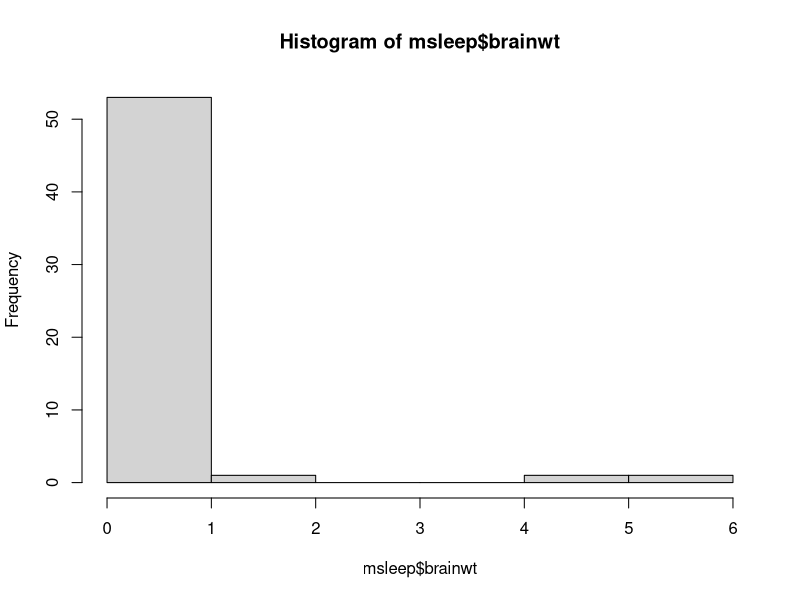
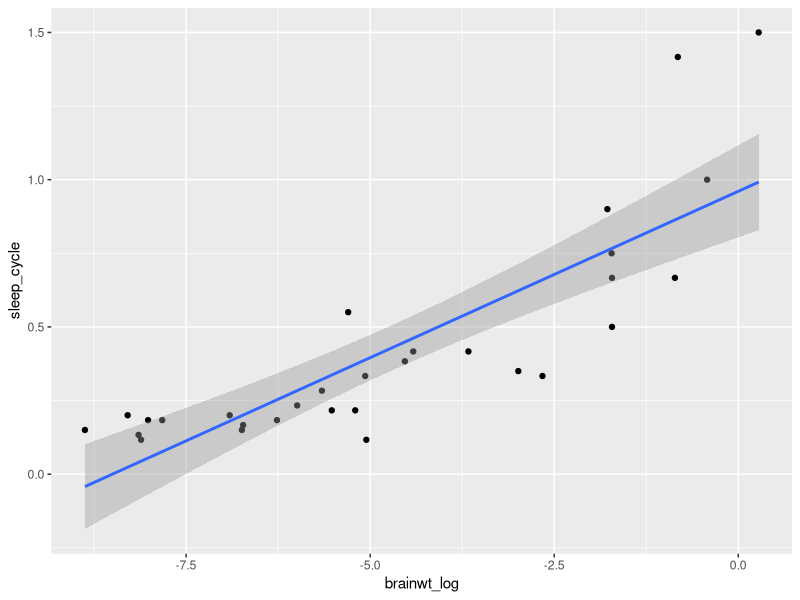

Reproduce these figures in R, in order.
## ---- chunk 1
library(tidyverse)
## ---- chunk 2
head(msleep)
## ---- chunk 3
quantile(msleep$brainwt, na.rm = TRUE)
## ---- chunk 4
median(msleep$brainwt, na.rm = TRUE)
mean(msleep$brainwt, na.rm = TRUE)
## ---- chunk 5
sd(msleep$brainwt, na.rm = TRUE)
IQR(msleep$brainwt, na.rm = TRUE)
## ---- chunk 6
hist(msleep$brainwt)
## ---- chunk 7
t.test(msleep$brainwt)
## ---- chunk 8
insectivores <- msleep %>% 
  filter(vore == "insecti") %>%
  select(awake)

other.mammals <- msleep %>% 
  filter(vore != "insecti") %>%
  select(awake)

head(insectivores)
head(other.mammals)
## ---- chunk 9
t.test(insectivores, other.mammals, alternative = "less")
## ---- chunk 10
anova.msleep <- aov(awake ~ vore, data = msleep)
summary(anova.msleep)
## ---- chunk 11
cor(msleep$brainwt, msleep$bodywt)
## ---- chunk 12
summary(msleep$bodywt)
summary(msleep$brainwt)
## ---- chunk 13
msleep2 <- msleep %>% drop_na(brainwt)
dim(msleep)
dim(msleep2)
## ---- chunk 14
cor(msleep2$brainwt, msleep2$bodywt)
## ---- chunk 15
msleep3 <- msleep %>% 
  mutate(brainwt_log = log(brainwt)) %>% 
  drop_na(brainwt_log, sleep_cycle)
ggplot(msleep3, aes(x = brainwt_log, y = sleep_cycle)) + 
  geom_point() + geom_smooth(method = "lm")
## ---- chunk 16
cor(msleep3$brainwt_log, msleep3$sleep_cycle, method = "pearson")
cor(msleep3$brainwt_log, msleep3$sleep_cycle, method = "spearman")
## ---- chunk 17
my.mod <- lm(formula = brainwt ~ bodywt, data = msleep2)
summary(my.mod)
## ---- chunk 18
my.mod2 <- lm(formula = sleep_total ~ bodywt + brainwt, data = msleep2)
summary(my.mod2)
